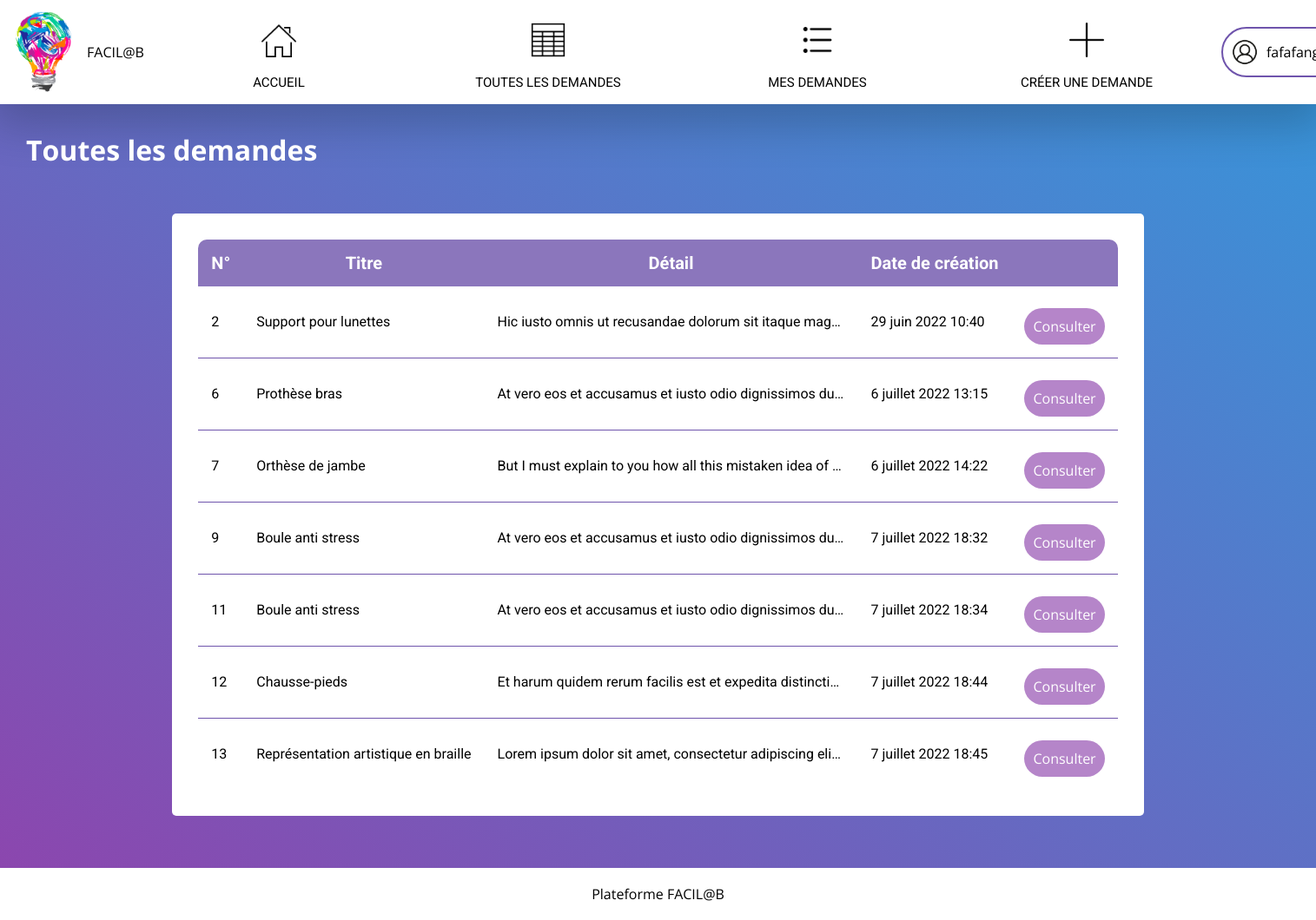
The app's page /all-requests/applicant/ (signed in), older data.
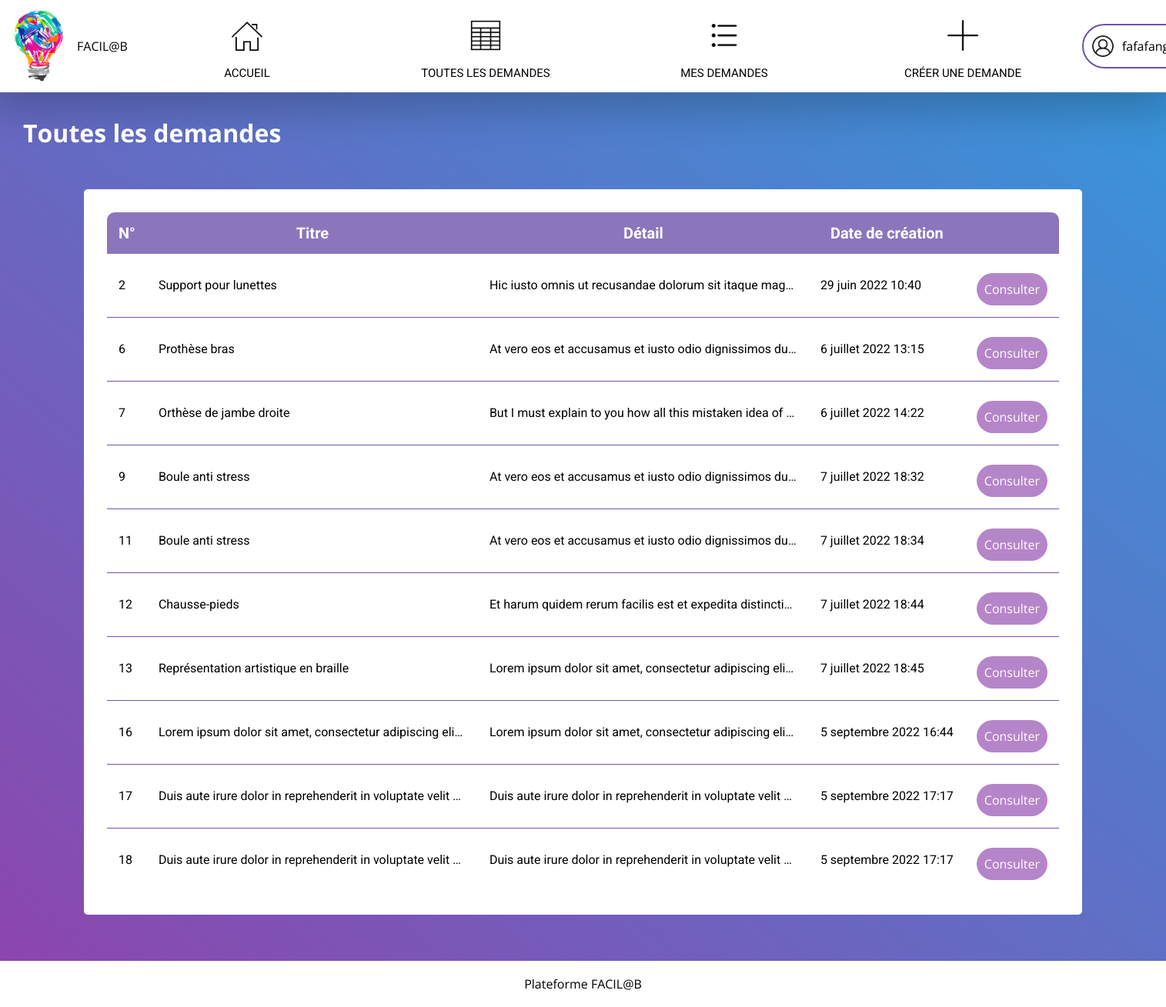
The same page, newer data.
### authentication/models.py (models this page shows, shortened)
class User(AbstractUser):
    is_applicant = models.BooleanField(default=False)
    is_fablab = models.BooleanField(default=False)
    created_at = models.DateTimeField(default=timezone.now)
    updated_at = models.DateTimeField(auto_now=True)

### plateform/models.py (models this page shows, shortened)
class Request(models.Model):
    id = models.AutoField(
        primary_key=True)
    created_at = models.DateTimeField(
        default=timezone.now)
    updated_at = models.DateTimeField(
        auto_now=True)
    request_title = models.CharField(
        max_length=255,
        verbose_name='Titre')
    request_detail = models.TextField(
        verbose_name='Description')
    categorie = models.CharField(
        choices=CATEGORIE_CHOICES,
        max_length=55,
        verbose_name='Catégorie')
    matiere = models.CharField(
        choices=MATIERE_CHOICES,
        max_length=55,
        verbose_name='Matière')
    contrainte = models.CharField(
        choices=CONTRAINTE_CHOICES,
        max_length=55,
        verbose_name='Contrainte')
    user = models.ForeignKey(
        User,
        blank=True,
        null=True,
        on_delete=models.SET_NULL)

### plateform/views.py (the view)
# urls.py: path('all-requests/applicant/', views.table_request, name='table-request'),
@login_required
def table_request(request):
    table_of_request = Request.objects.all()
    return render(request, 'table_request.html', {'requests': table_of_request})

### plateform/templates/table_request.html
{% extends 'base.html' %}
{% block table_request %}
<div class="container">
	<div class="header-container">
		<h1>Toutes les demandes</h1>
	</div>
		<div class="content-table">
			<table>
				<thead>
					<tr>
						<th>N°</th>
						<th>Titre</th>
						<th>Détail</th>
						<th>Date de création</th>
						<th></th>
					</tr>
				</thead>
				<tbody>
					{% for request in requests %}
					<tr class="row">
						<td>{{ request.id }}</td>
						<td>{{ request.request_title }}</td>
						<td>{{ request.request_detail }}</td>
						<td>{{ request.created_at }}</td>
						<td>
							<div class="button">
								<a class="link" href="{% url 'detail-request-table-applicant' request.id %}">Consulter</a>
							</div>
						</td>
					</tr>
					{% endfor %}
				</tbody>
			</table>
		</div>
</div>
{% endblock %}

### templates/base.html (shortened to what this page needs)
<!DOCTYPE html>
<html lang="fr">
    <head>
        {% load static %}
        <link rel="stylesheet" href="{% static 'base.css' %}"/>
        <link rel="stylesheet" href="{% static 'home_page.css' %}"/>
        <link rel="stylesheet" href="{% static 'list_requests.css' %}"/>
        <link rel="stylesheet" href="{% static 'detail_request.css' %}"/>
        <link rel="stylesheet" href="{% static 'create_request.css' %}"/>
        <link rel="stylesheet" href="{% static 'update_request.css' %}"/>
        <link rel="stylesheet" href="{% static 'delete_request.css' %}"/>
        <link rel="stylesheet" href="{% static 'table_request.css' %}"/>
        <link rel="stylesheet" href="{% static 'detail_profile.css' %}"/>
    </head>
    <body>
        <header>
            <img class="logo-facilab", src="/static/images/logo_facilab.png" alt="logo facilab plateform">
            <p>FACIL@B</p>
            <nav class="nav-applicant">
                <div class="nav-element">
                    <div class="circle-element">
                        <img class="icon-nav-applicant" src="/static/images/home_icon.png" alt="home icon">
                    </div>
                    <a href="{% url 'home-page' %}">Accueil</a>
                </div>
                <div class="nav-element">
                        <div class="circle-element">
                                <img class="icon-nav-applicant" src="/static/images/table_icon.png" alt="table icon">
                            </div>
                            {% if user.is_applicant is True %}
                            <a href="{% url 'table-request' %}">Toutes les demandes</a>
                            {% elif user.is_fablab is True %}
                            <a href="{% url 'table-request-fablab' %}">Toutes les demandes</a>
                            {% endif %}
                        </div>
                {% if user.is_applicant is True %}
                <div class="nav-element">
                    <div class="circle-element">
                        <img class="icon-nav-applicant" src="/static/images/list_icon.png" alt="list icon">
                    </div>
                    <a href="{% url 'list-request' %}">Mes demandes</a>
                </div>
                <div class="nav-element">
                    <div class="circle-element">
                        <img class="icon-nav-applicant" src="/static/images/add_icon.png" alt="add icon">
                    </div>
                    <a href="{% url 'create-request' %}">Créer une demande</a>
                </div>
                {% endif %}
            </nav>
            <div class="display-user">
                <img class="icon-user" src="/static/images/user_icon.png" alt="user icon">
                <p class="username">{{ user.username }}</p>
            </div>
        </header>
        {% block table_request %}{% endblock %}
    </body>
    <footer>
        <p>Plateforme FACIL@B</p>
    </footer>
</html>

### authentication/static/base.css (style rules this page uses)
html { height: 100%; }
body { margin: 0px; padding: 0px; height: 100%; display: flex; flex-direction: column; background-image: linear-gradient(to right top, #8e44ad 0%, #3498db 100%); }
header { display: flex; align-items: center; background-color: white; width: 100%; height: 100px; margin: 0px ; padding: 10px 0; box-shadow: 0px 15px 50px 10px rgba(0, 0, 0, 0.2); }
.logo-facilab { height: 100%; width: 100px; }
p { font-family: "Open Sans"; }
.nav-applicant { display: flex; justify-content: center; align-items: center; width: 100%; height: 100%; }
.nav-applicant .nav-element { display: flex; flex-direction: column; justify-content: center; align-items: center; width: 230px; margin: 20px; padding: 20px; }
.nav-applicant .nav-element .circle-element { width: 50px; border-radius: 50%; display: flex; justify-content: center; padding: 10px; }
.nav-applicant .nav-element .circle-element .icon-nav-applicant { width: 40px; height: 40px; }
.nav-applicant a { font-family: roboto; font-size: 15px; text-transform: uppercase; text-decoration: none; color: black; margin-top: 10px; }
.display-user { border: 2px solid rgba(111, 84, 172, 1); border-radius: 30px; padding-left: 10px; padding-right:10px; margin-right: 20px; width: auto; display: flex; align-items: center; }
.icon-user { height: 30px; width: 30px; }
.username { margin-left: 10px; text-decoration: none; }
footer { background-color: white; height: 60px; width: 100%; bottom: 0; position: fixed; display:flex; flex-direction: column; justify-content: center; align-items: center; margin-top: 100px; }

### plateform/static/list_requests.css (style rules this page uses)
h1 { font-family: "Open Sans"; color: white; margin-left: 30px; }
.button { margin-top: 20px; margin-bottom: 10px; }
.link { background: #8e44ad; opacity: 0.65; color: #fff; border-radius: 25px; text-align: center; text-decoration: none; padding: 10px; font-family: "Open Sans"; }
p { text-align: justify; }

### plateform/static/table_request.css (style rules this page uses)
.container { height: auto; display: flex; align-items: center; flex-direction: column; justify-content: center; font-family: roboto; padding-bottom: 90px; }
.header-container { width: 100%; margin-top: 10px; }
h1 { font-family: "Open Sans"; color: white; margin-left: 30px; }
.content-table { background: white; border-radius: 5px; width: auto; height: auto; box-shadow: 0 0 20ox rgba(0,0,0,0.1); margin: 30px 0px; padding: 30px; }
table { border-collapse: collapse; border-radius: 30px; border-style: hidden; }
table tr th:first-child { border-top-left-radius: 10px; }
table tr th:last-child { border-top-right-radius: 10px; }
th, td { padding: 15px; }
th { background: rgba(111, 84, 172, 0.8); color: white; font-size: 20px; }
td { max-width: 400px; text-overflow: ellipsis; overflow: hidden; white-space: nowrap; border-bottom: 1px solid rgba(111, 84, 172, 1); }

Row changes from the older to the newer data that the page shows:
changed Request "But I must explain to you how all this mistaken idea of…": request_title "Orthèse de jambe" → "Orthèse de jambe droite"
added Request: id "16", request_title "Lorem ipsum dolor sit amet, consectetur adipiscing eli…", request_detail "Lorem ipsum dolor sit amet, consectetur adipiscing eli…", created_at "5 septembre 2022 16:44"
added Request: id "17", request_title "Duis aute irure dolor in reprehenderit in voluptate velit…", request_detail "Duis aute irure dolor in reprehenderit in voluptate velit…", created_at "5 septembre 2022 17:17"
added Request: id "18", request_title "Duis aute irure dolor in reprehenderit in voluptate velit…", request_detail "Duis aute irure dolor in reprehenderit in voluptate velit…", created_at "5 septembre 2022 17:17"
